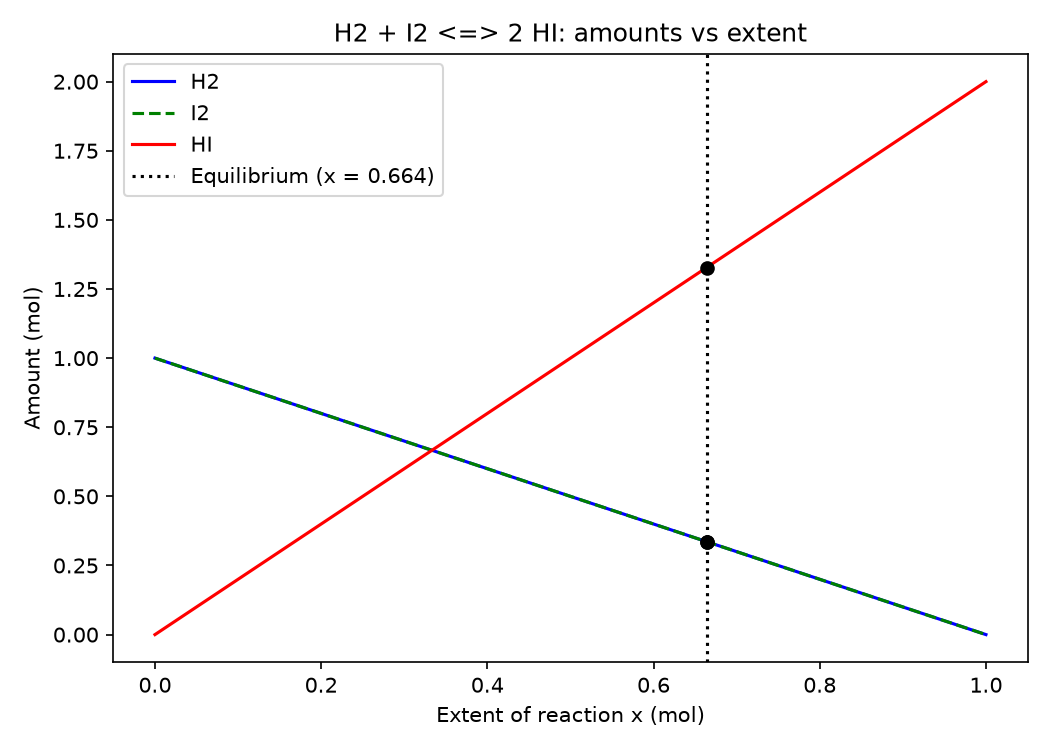

Here is the Python script that generated this plot:
"""
PW2 Lab B Part 4 -- chemical equilibrium via the equilibrium constant K.

Reaction  H2 + I2 <=> 2 HI, starting from 1 mol H2 and 1 mol I2.
As the reaction proceeds by an extent x:  H2 = 1-x,  I2 = 1-x,  HI = 2x.
At equilibrium the composition satisfies the equilibrium constant
        K = [HI]^2 / ([H2][I2]) = (2x)^2 / ((1-x)(1-x)).
Given K, find the extent x. Solve it TWO ways and compare.
Run:  python equilibrium.py
"""
import numpy as np
import matplotlib.pyplot as plt
from scipy.optimize import newton, minimize

K = 15.6
a = b = 1.0

# TODO 1: write k_imbalance(x) = (2x)^2/((a-x)(b-x)) - K.
#         It equals zero exactly at equilibrium.

# TODO 2 (method 1): use scipy.optimize.newton to find the root of k_imbalance
#         (start x0=0.5). This is root-finding.

# TODO 3 (method 2): use scipy.optimize.minimize to minimise k_imbalance(x)**2
#         (method "SLSQP", bounds [(0, 0.999)], x0=[0.5]). Print both answers
#         and confirm they agree.

# TODO 4: report the equilibrium amounts (H2, I2, HI), and plot how the three
#         amounts change with the extent x, marking the equilibrium. Save
#         equilibrium.png.

# TODO 1: the imbalance function (zero at equilibrium)
def k_imbalance(x):
    return (2 * x) ** 2 / ((a - x) * (b - x)) - K


# TODO 2 (method 1): root-finding with Newton
x_newton = newton(k_imbalance, x0=0.5)
print("Newton (root-finding): x =", x_newton)


# TODO 3 (method 2): minimisation with SLSQP
res = minimize(lambda x: k_imbalance(x[0]) ** 2, x0=[0.5],
               method="SLSQP", bounds=[(0, 0.999)])
x_slsqp = res.x[0]
print("SLSQP (minimisation): x =", x_slsqp)
print("Difference between the two answers:", abs(x_newton - x_slsqp))


# TODO 4: equilibrium amounts and the plot
x_eq = x_newton
n_H2 = a - x_eq
n_I2 = b - x_eq
n_HI = 2 * x_eq
print(f"Equilibrium: H2 = {n_H2:.4f} mol, I2 = {n_I2:.4f} mol, HI = {n_HI:.4f} mol")

x_grid = np.linspace(0, 1, 200)
plt.figure(figsize=(7, 5))
plt.plot(x_grid, a - x_grid, color="blue", label="H2")
plt.plot(x_grid, b - x_grid, color="green", linestyle="--", label="I2")
plt.plot(x_grid, 2 * x_grid, color="red", label="HI")
plt.axvline(x_eq, color="black", linestyle=":", label=f"Equilibrium (x = {x_eq:.3f})")
plt.scatter([x_eq] * 3, [n_H2, n_I2, n_HI], color="black", zorder=5)
plt.xlabel("Extent of reaction x (mol)")
plt.ylabel("Amount (mol)")
plt.title("H2 + I2 <=> 2 HI: amounts vs extent")
plt.legend()
plt.tight_layout()
plt.savefig("equilibrium.png", dpi=150)
